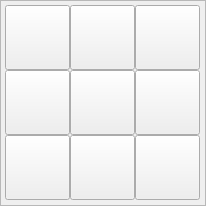
   <widget class="QFrame" name="frame_8">
    <property name="geometry">
     <rect>
      <x>225</x>
      <y>435</y>
      <width>206</width>
      <height>206</height>
     </rect>
    </property>
    <property name="frameShape">
     <enum>QFrame::StyledPanel</enum>
    </property>
    <property name="frameShadow">
     <enum>QFrame::Raised</enum>
    </property>
    <widget class="QPushButton" name="probe_inXminusYplus">
     <property name="geometry">
      <rect>
       <x>5</x>
       <y>5</y>
       <width>65</width>
       <height>65</height>
      </rect>
     </property>
     <property name="text">
      <string/>
     </property>
    </widget>
    <widget class="QPushButton" name="probe_inXminusYminus">
     <property name="geometry">
      <rect>
       <x>5</x>
       <y>135</y>
       <width>65</width>
       <height>65</height>
      </rect>
     </property>
     <property name="text">
      <string/>
     </property>
    </widget>
    <widget class="QPushButton" name="probe_inXminus">
     <property name="geometry">
      <rect>
       <x>5</x>
       <y>70</y>
       <width>65</width>
       <height>65</height>
      </rect>
     </property>
     <property name="text">
      <string/>
     </property>
     <property name="function" stdset="0">
      <string>mdi</string>
     </property>
     <property name="command" stdset="0">
      <string>o&lt;p_right_m&gt; call</string>
     </property>
    </widget>
    <widget class="QPushButton" name="probe_inYminus">
     <property name="geometry">
      <rect>
       <x>70</x>
       <y>135</y>
       <width>65</width>
       <height>65</height>
      </rect>
     </property>
     <property name="text">
      <string/>
     </property>
     <property name="function" stdset="0">
      <string>mdi</string>
     </property>
     <property name="command" stdset="0">
      <string>o&lt;p_back_m&gt;  call</string>
     </property>
    </widget>
    <widget class="QPushButton" name="probe_inhole">
     <property name="geometry">
      <rect>
       <x>70</x>
       <y>70</y>
       <width>65</width>
       <height>65</height>
      </rect>
     </property>
     <property name="text">
      <string/>
     </property>
     <property name="function" stdset="0">
      <string>mdi</string>
     </property>
     <property name="command" stdset="0">
      <string>o&lt;p_hole_m&gt;  call</string>
     </property>
    </widget>
    <widget class="QPushButton" name="probe_inYplus">
     <property name="geometry">
      <rect>
       <x>70</x>
       <y>5</y>
       <width>65</width>
       <height>65</height>
      </rect>
     </property>
     <property name="text">
      <string/>
     </property>
     <property name="function" stdset="0">
      <string>mdi</string>
     </property>
     <property name="command" stdset="0">
      <string>o&lt;p_front_m&gt; call</string>
     </property>
    </widget>
    <widget class="QPushButton" name="probe_inXplus">
     <property name="geometry">
      <rect>
       <x>135</x>
       <y>70</y>
       <width>65</width>
       <height>65</height>
      </rect>
     </property>
     <property name="text">
      <string/>
     </property>
     <property name="function" stdset="0">
      <string>mdi</string>
     </property>
     <property name="command" stdset="0">
      <string>o&lt;p_left_m&gt;  call</string>
     </property>
    </widget>
    <widget class="QPushButton" name="probe_inXplusYminus">
     <property name="geometry">
      <rect>
       <x>135</x>
       <y>135</y>
       <width>65</width>
       <height>65</height>
      </rect>
     </property>
     <property name="text">
      <string/>
     </property>
    </widget>
    <widget class="QPushButton" name="probe_inXplusYplus">
     <property name="geometry">
      <rect>
       <x>135</x>
       <y>5</y>
       <width>65</width>
       <height>65</height>
      </rect>
     </property>
     <property name="text">
      <string/>
     </property>
    </widget>
   </widget>
